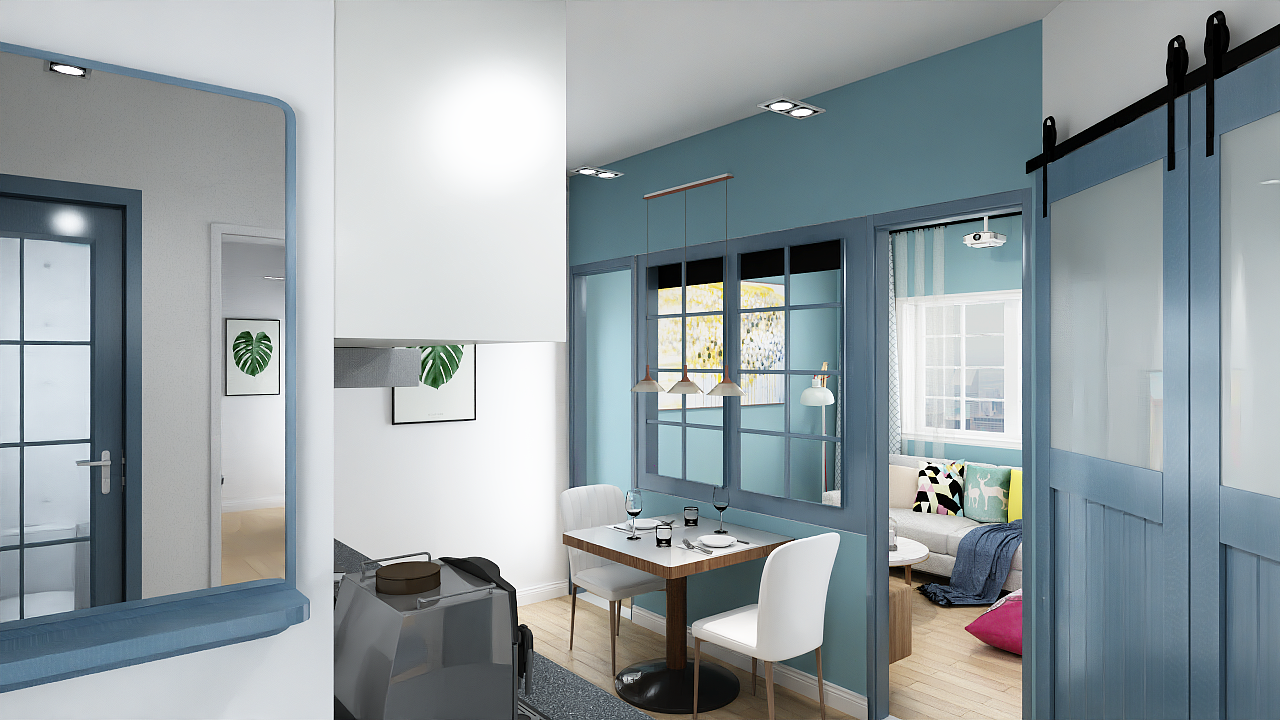
#> input picture FilterTutorial/data/rgb_rawlight.png, 1280 x 720 px
$ jupyter execute 01_GaussianBlur.ipynb   (shell and % lines are left out)
#> lines starting #> are read from the running program, lines starting #| are printed output that depends on the picture
# 1. Gaussian Blur

가우시안 블러. 이미지를 뿌옇게 만드는 가장 대표적인 방법이다.
가장 기본이 되는 수식은 다음과 같다.
중심점 주변의 픽셀을 불러와서 가우시안 값을 가중치로 곱해주는 것이다.
중심점의 이동은 슬라이딩윈도우와 동일해서, 가중치의 곱셈(컨볼루션)이 끝나면 한픽셀 옆으로 이동한다.
$$
B = I * G  \
$$

$$
B(x,y) =\sum_{i=-k}^{k} \sum_{j=-k}^{k} G(i,j)\,I(x-i,y-j)
$$

$$
G(x,y)
=
\frac{1}{2\pi\sigma^2}
\exp\left(
-\frac{x^2}{2\sigma_x^2}
-\frac{y^2}{2\sigma_y^2}
\right)
$$

대표적인 $3 \times 3$ Gaussian 근사 커널은 다음과 같다.

$$
K
=
\frac{1}{16}
\begin{bmatrix}
1 & 2 & 1 \\
2 & 4 & 2 \\
1 & 2 & 1
\end{bmatrix}
$$

이를 실제 가중치 값으로 나타내면 다음과 같다.

$$
K
=
\begin{bmatrix}
0.0625 & 0.125 & 0.0625 \\
0.125 & 0.25 & 0.125 \\
0.0625 & 0.125 & 0.0625
\end{bmatrix}
$$

중심 픽셀의 가중치는 $0.25$로 가장 크고, 모서리 픽셀의 가중치는
$0.0625$로 가장 작다.

커널의 모든 가중치 합은 다음과 같이 $1$이다.

$$
\sum_{i=-1}^{1}
\sum_{j=-1}^{1}
K(i,j)
=
1
$$

가우시안 함수 자체는 전체 영영게서 적분하면 1이 되어야 한다. 그러나 실제 적용할때는 픽셀을 유한하게 잘라서 샘플링하게 되므로 샘플링된 값이 정확히 1이 아닌경우가 발생한다. (그런가?) 그래서 다시 커널의 합을 $1$로 정규화 하는 과정을 거치는 편이 좋다. 이를 통해 이미지의 전체적인 값이 변하지 않도록 하기 위해서이다.

## 더 알아보기

가우시안 블러는 가우시안 커널과 입력 이미지의 컨볼루션 연산이다.
즉, 가우시안 커널을 이용한 컨볼루션, 또는 가우시안 필터링이라고 말한다.

그럼 다른 대표적인 커널들은 뭐가 있을까.

### Edge Detection Kernel

Edge detection 필터는 이미지 밝기가 급격하게 변하는 지점을 검출한다.
일반적으로 커널의 가중치 합은 $0$이며, 밝기가 일정한 영역에서는 출력값이 $0$에 가까워진다.

대표적인 수평 방향 밝기 변화 검출용 Sobel kernel은 다음과 같다.

$$
K_x
=
\begin{bmatrix}
-1 & 0 & 1 \\
-2 & 0 & 2 \\
-1 & 0 & 1
\end{bmatrix}
$$

이 커널의 가중치 합은 다음과 같이 $0$이다.

$$
\sum_i \sum_j K_x(i,j)
=
-1+0+1-2+0+2-1+0+1
=
0
$$

입력 이미지의 밝기가 모두 일정한 값 $c$라고 하면, 출력값은 다음과 같다.

$$
\begin{aligned}
B(x,y)
&=
c\sum_i\sum_j K_x(i,j) \\
&=
c\cdot0 \\
&=
0
\end{aligned}
$$

따라서 밝기가 일정한 영역은 제거되고, 가로 방향으로 밝기가 변하는 경계가 강조된다.

수직 방향 밝기 변화를 검출하는 Sobel kernel은 다음과 같다.

$$
K_y
=
\begin{bmatrix}
-1 & -2 & -1 \\
0 & 0 & 0 \\
1 & 2 & 1
\end{bmatrix}
$$

두 방향의 결과를 각각 $G_x$와 $G_y$라고 하면, 최종 경계 강도는 다음과 같이 계산할 수 있다.

$$
G
=
\sqrt{
G_x^2+G_y^2
}
$$

계산량을 줄이기 위해 다음과 같은 근사식도 사용할 수 있다.

$$
G
\approx
|G_x|+|G_y|
$$

### Sharpening Kernel

Sharpening 필터는 중심 픽셀을 강조하고 주변 픽셀의 영향을 빼서 이미지의 경계와 세부 정보를 선명하게 만든다.

대표적인 sharpening kernel은 다음과 같다.

$$
K_{\mathrm{sharp}}
=
\begin{bmatrix}
0 & -1 & 0 \\
-1 & 5 & -1 \\
0 & -1 & 0
\end{bmatrix}
$$

이 커널의 가중치 합은 다음과 같이 $1$이다.

$$
\sum_i\sum_j K_{\mathrm{sharp}}(i,j)
=
0-1+0-1+5-1+0-1+0
=
1
$$

입력 이미지의 밝기가 모두 일정한 값 $c$인 경우, 출력은 다음과 같다.

$$
\begin{aligned}
B(x,y)
&=
c\sum_i\sum_j K_{\mathrm{sharp}}(i,j) \\
&=
c\cdot1 \\
&=
c
\end{aligned}
$$

따라서 일정한 밝기 영역은 대체로 유지되고, 밝기 변화가 있는 경계 부분은 강조된다.

이 sharpening kernel은 원본 이미지에서 Laplacian 성분을 빼는 형태로도 해석할 수 있다.

$$
I_{\mathrm{sharp}}
=
I-\nabla^2 I
$$

4-neighbor Laplacian kernel을 다음과 같이 정의하면,

$$
K_{\mathrm{lap}}
=
\begin{bmatrix}
0 & 1 & 0 \\
1 & -4 & 1 \\
0 & 1 & 0
\end{bmatrix}
$$

sharpening kernel은 다음 관계를 가진다.

$$
\begin{aligned}
K_{\mathrm{sharp}}
&=
K_{\mathrm{identity}}
-
K_{\mathrm{lap}} \\
&=
\begin{bmatrix}
0 & 0 & 0 \\
0 & 1 & 0 \\
0 & 0 & 0
\end{bmatrix}
-
\begin{bmatrix}
0 & 1 & 0 \\
1 & -4 & 1 \\
0 & 1 & 0
\end{bmatrix} \\
&=
\begin{bmatrix}
0 & -1 & 0 \\
-1 & 5 & -1 \\
0 & -1 & 0
\end{bmatrix}
\end{aligned}
$$

[cell 1]
import cv2
import numpy as np
import matplotlib.pyplot as plt

print("OpenCV version:", cv2.__version__)

[cell 2]
from pathlib import Path

image_path = Path("./data/rgb_rawlight.png")

if not image_path.exists():
    raise FileNotFoundError(
        f"이미지 파일이 존재하지 않습니다: {image_path}"
    )

print("사용할 이미지 경로:", image_path)
print("파일 크기:", image_path.stat().st_size, "bytes")

[cell 3]
image_bgr = cv2.imread(image_path)
#> image_bgr is the input picture: shape (720, 1280, 3); mean B, G, R 160.5, 156.9, 147.3

if image_bgr is None:
    raise FileNotFoundError(f"이미지를 읽지 못했습니다: {image_path}")

image_rgb = cv2.cvtColor(image_bgr, cv2.COLOR_BGR2RGB)

print("이미지 크기:", image_rgb.shape)
#| 이미지 크기: (720, 1280, 3)

[cell 4]
blur_3 = cv2.GaussianBlur(image_rgb, (3, 3), sigmaX=0, sigmaY=0)
blur_7 = cv2.GaussianBlur(image_rgb, (7, 7), sigmaX=0, sigmaY=0)
blur_15 = cv2.GaussianBlur(image_rgb, (15, 15), sigmaX=0, sigmaY=0)
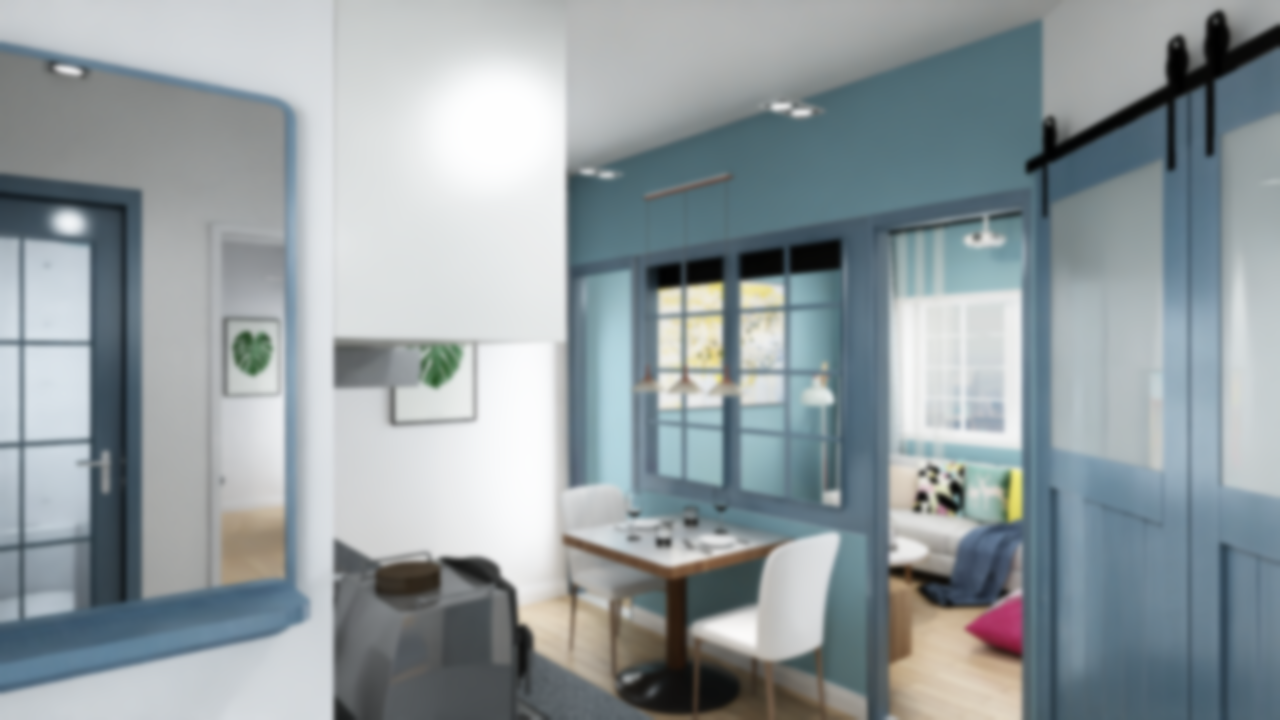
#> blur_15: shape (720, 1280, 3); mean R, G, B 147.3, 156.9, 160.5
blur_sigma5 = cv2.GaussianBlur(image_rgb, (15, 15), sigmaX=5, sigmaY=5)

[cell 5]
images = [
    image_rgb,
    blur_3,
    blur_7,
    blur_15,
    blur_sigma5,
]

titles = [
    "Original",
    "Gaussian 3x3",
    "Gaussian 7x7",
    "Gaussian 15x15",
    "Gaussian 15x15, sigma=5",
]

plt.figure(figsize=(18, 10))

for i, (img, title) in enumerate(zip(images, titles), start=1):
    plt.subplot(2, 3, i)
    plt.imshow(img)
    plt.title(title)
    plt.axis("off")
#> this loop made 5 passes
#> title on passes 1 to 5: 'Original', 'Gaussian 3x3', 'Gaussian 7x7', 'Gaussian 15x15', 'Gaussian 15x15, sigma=5'

plt.tight_layout()
plt.show()
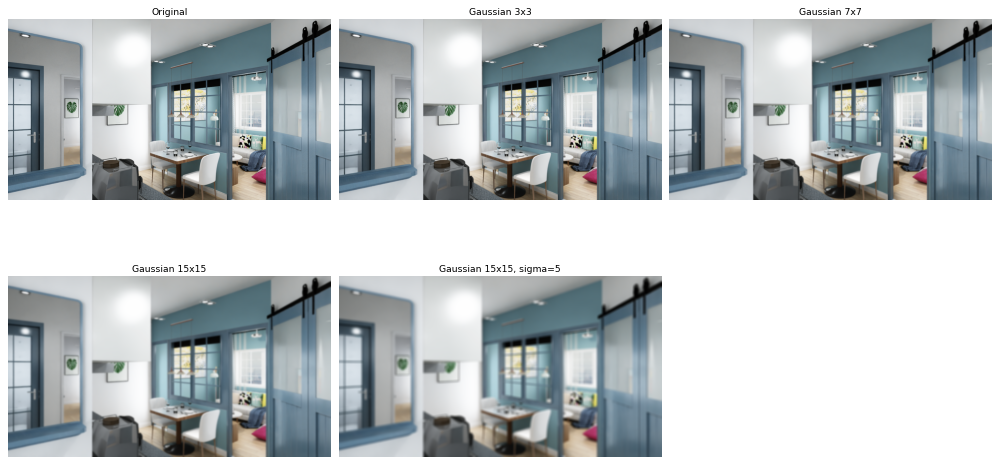
#> figure drawn by matplotlib, 5 panels
